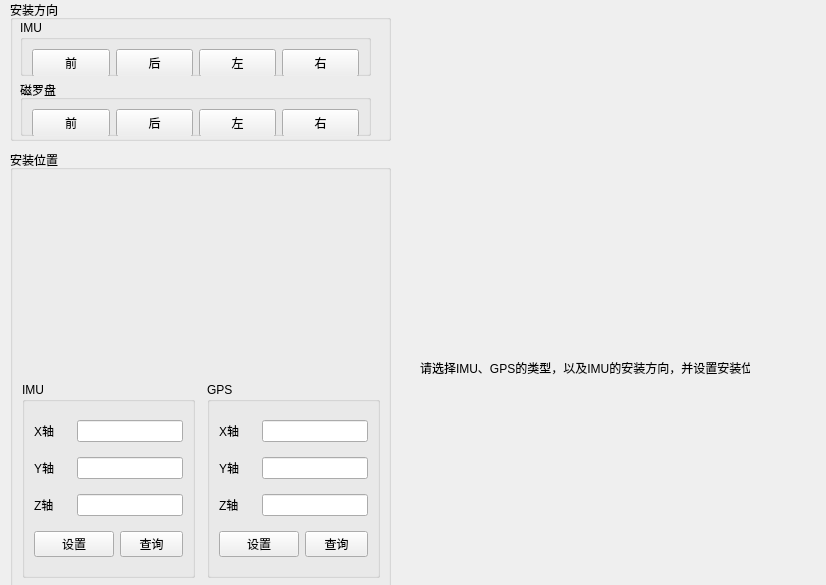
<?xml version="1.0" encoding="UTF-8"?>
<ui version="4.0">
 <class>QInstallWidget</class>
 <widget class="QWidget" name="QInstallWidget">
  <property name="geometry">
   <rect>
    <x>0</x>
    <y>0</y>
    <width>826</width>
    <height>585</height>
   </rect>
  </property>
  <property name="windowTitle">
   <string>Form</string>
  </property>
  <widget class="QLabel" name="label_31">
   <property name="geometry">
    <rect>
     <x>220</x>
     <y>492</y>
     <width>16</width>
     <height>16</height>
    </rect>
   </property>
   <property name="text">
    <string/>
   </property>
  </widget>
  <widget class="QGroupBox" name="groupBox">
   <property name="geometry">
    <rect>
     <x>10</x>
     <y>0</y>
     <width>381</width>
     <height>141</height>
    </rect>
   </property>
   <property name="title">
    <string>安装方向</string>
   </property>
   <widget class="QGroupBox" name="groupBox_8">
    <property name="geometry">
     <rect>
      <x>10</x>
      <y>20</y>
      <width>351</width>
      <height>56</height>
     </rect>
    </property>
    <property name="maximumSize">
     <size>
      <width>16777215</width>
      <height>56</height>
     </size>
    </property>
    <property name="font">
     <font>
      <pointsize>9</pointsize>
      <weight>50</weight>
      <italic>false</italic>
      <bold>false</bold>
      <underline>false</underline>
      <strikeout>false</strikeout>
      <stylestrategy>PreferDefault</stylestrategy>
     </font>
    </property>
    <property name="title">
     <string>IMU</string>
    </property>
    <layout class="QGridLayout" name="gridLayout_3">
     <item row="0" column="0">
      <widget class="QPushButton" name="pushButton__IMU_DIRSET_FRONT">
       <property name="minimumSize">
        <size>
         <width>0</width>
         <height>28</height>
        </size>
       </property>
       <property name="text">
        <string>前</string>
       </property>
       <property name="icon">
        <iconset resource="../qfi.qrc">
         <normaloff>:/qfi/images/go-up.svg</normaloff>:/qfi/images/go-up.svg</iconset>
       </property>
       <property name="iconSize">
        <size>
         <width>20</width>
         <height>20</height>
        </size>
       </property>
      </widget>
     </item>
     <item row="0" column="1">
      <widget class="QPushButton" name="pushButton__IMU_DIRSET_BEHIND">
       <property name="minimumSize">
        <size>
         <width>0</width>
         <height>28</height>
        </size>
       </property>
       <property name="text">
        <string>后</string>
       </property>
       <property name="icon">
        <iconset resource="../qfi.qrc">
         <normaloff>:/qfi/images/go-down.svg</normaloff>:/qfi/images/go-down.svg</iconset>
       </property>
       <property name="iconSize">
        <size>
         <width>20</width>
         <height>20</height>
        </size>
       </property>
      </widget>
     </item>
     <item row="0" column="2">
      <widget class="QPushButton" name="pushButton__IMU_DIRSET_LEFT">
       <property name="minimumSize">
        <size>
         <width>0</width>
         <height>28</height>
        </size>
       </property>
       <property name="text">
        <string>左</string>
       </property>
       <property name="icon">
        <iconset resource="../qfi.qrc">
         <normaloff>:/qfi/images/go-previous.svg</normaloff>:/qfi/images/go-previous.svg</iconset>
       </property>
       <property name="iconSize">
        <size>
         <width>20</width>
         <height>20</height>
        </size>
       </property>
      </widget>
     </item>
     <item row="0" column="3">
      <widget class="QPushButton" name="pushButton__IMU_DIRSET_RIGHT">
       <property name="minimumSize">
        <size>
         <width>0</width>
         <height>28</height>
        </size>
       </property>
       <property name="text">
        <string>右</string>
       </property>
       <property name="icon">
        <iconset resource="../qfi.qrc">
         <normaloff>:/qfi/images/go-next.svg</normaloff>:/qfi/images/go-next.svg</iconset>
       </property>
       <property name="iconSize">
        <size>
         <width>20</width>
         <height>20</height>
        </size>
       </property>
      </widget>
     </item>
    </layout>
   </widget>
   <widget class="QGroupBox" name="groupBox_14">
    <property name="geometry">
     <rect>
      <x>10</x>
      <y>80</y>
      <width>351</width>
      <height>56</height>
     </rect>
    </property>
    <property name="maximumSize">
     <size>
      <width>16777215</width>
      <height>56</height>
     </size>
    </property>
    <property name="title">
     <string>磁罗盘</string>
    </property>
    <layout class="QGridLayout" name="gridLayout_33">
     <item row="0" column="0">
      <widget class="QPushButton" name="pushButton__GPS_DIRSET_FRONT">
       <property name="minimumSize">
        <size>
         <width>0</width>
         <height>28</height>
        </size>
       </property>
       <property name="text">
        <string>前</string>
       </property>
       <property name="icon">
        <iconset resource="../qfi.qrc">
         <normaloff>:/qfi/images/go-up.svg</normaloff>:/qfi/images/go-up.svg</iconset>
       </property>
       <property name="iconSize">
        <size>
         <width>20</width>
         <height>20</height>
        </size>
       </property>
      </widget>
     </item>
     <item row="0" column="1">
      <widget class="QPushButton" name="pushButton__GPS_DIRSET_BEHIND">
       <property name="minimumSize">
        <size>
         <width>0</width>
         <height>28</height>
        </size>
       </property>
       <property name="text">
        <string>后</string>
       </property>
       <property name="icon">
        <iconset resource="../qfi.qrc">
         <normaloff>:/qfi/images/go-down.svg</normaloff>:/qfi/images/go-down.svg</iconset>
       </property>
       <property name="iconSize">
        <size>
         <width>20</width>
         <height>20</height>
        </size>
       </property>
      </widget>
     </item>
     <item row="0" column="2">
      <widget class="QPushButton" name="pushButton__GPS_DIRSET_LEFT">
       <property name="minimumSize">
        <size>
         <width>0</width>
         <height>28</height>
        </size>
       </property>
       <property name="text">
        <string>左</string>
       </property>
       <property name="icon">
        <iconset resource="../qfi.qrc">
         <normaloff>:/qfi/images/go-previous.svg</normaloff>:/qfi/images/go-previous.svg</iconset>
       </property>
       <property name="iconSize">
        <size>
         <width>20</width>
         <height>20</height>
        </size>
       </property>
      </widget>
     </item>
     <item row="0" column="3">
      <widget class="QPushButton" name="pushButton__GPS_DIRSET_RIGHT">
       <property name="minimumSize">
        <size>
         <width>0</width>
         <height>28</height>
        </size>
       </property>
       <property name="text">
        <string>右</string>
       </property>
       <property name="icon">
        <iconset resource="../qfi.qrc">
         <normaloff>:/qfi/images/go-next.svg</normaloff>:/qfi/images/go-next.svg</iconset>
       </property>
       <property name="iconSize">
        <size>
         <width>20</width>
         <height>20</height>
        </size>
       </property>
      </widget>
     </item>
    </layout>
   </widget>
  </widget>
  <widget class="QLabel" name="label_176">
   <property name="geometry">
    <rect>
     <x>420</x>
     <y>360</y>
     <width>330</width>
     <height>16</height>
    </rect>
   </property>
   <property name="text">
    <string>请选择IMU、GPS的类型，以及IMU的安装方向，并设置安装位置</string>
   </property>
  </widget>
  <widget class="QLabel" name="label_DEVICE">
   <property name="geometry">
    <rect>
     <x>400</x>
     <y>0</y>
     <width>411</width>
     <height>321</height>
    </rect>
   </property>
   <property name="text">
    <string/>
   </property>
   <property name="pixmap">
    <pixmap resource="../qfi.qrc">:/qfi/images/devicedir.png</pixmap>
   </property>
  </widget>
  <widget class="QGroupBox" name="groupBox_3">
   <property name="geometry">
    <rect>
     <x>10</x>
     <y>150</y>
     <width>381</width>
     <height>440</height>
    </rect>
   </property>
   <property name="minimumSize">
    <size>
     <width>0</width>
     <height>440</height>
    </size>
   </property>
   <property name="title">
    <string>安装位置</string>
   </property>
   <layout class="QGridLayout" name="gridLayout_7">
    <item row="1" column="2">
     <widget class="QGroupBox" name="groupBox_7">
      <property name="title">
       <string>GPS</string>
      </property>
      <layout class="QGridLayout" name="gridLayout_8">
       <item row="0" column="0">
        <widget class="QLabel" name="label_36">
         <property name="text">
          <string>X轴</string>
         </property>
        </widget>
       </item>
       <item row="0" column="1" colspan="2">
        <widget class="QLineEdit" name="lineEdit_GPS_POSSETX">
         <property name="alignment">
          <set>Qt::AlignRight|Qt::AlignTrailing|Qt::AlignVCenter</set>
         </property>
        </widget>
       </item>
       <item row="1" column="0">
        <widget class="QLabel" name="label_37">
         <property name="text">
          <string>Y轴</string>
         </property>
        </widget>
       </item>
       <item row="1" column="1" colspan="2">
        <widget class="QLineEdit" name="lineEdit_GPS_POSSETY">
         <property name="alignment">
          <set>Qt::AlignRight|Qt::AlignTrailing|Qt::AlignVCenter</set>
         </property>
        </widget>
       </item>
       <item row="2" column="0">
        <widget class="QLabel" name="label_38">
         <property name="text">
          <string>Z轴</string>
         </property>
        </widget>
       </item>
       <item row="2" column="1" colspan="2">
        <widget class="QLineEdit" name="lineEdit_GPS_POSSETZ">
         <property name="alignment">
          <set>Qt::AlignRight|Qt::AlignTrailing|Qt::AlignVCenter</set>
         </property>
        </widget>
       </item>
       <item row="3" column="0" colspan="2">
        <widget class="QPushButton" name="pushButton__GPS_POSSET">
         <property name="text">
          <string>设置</string>
         </property>
         <property name="icon">
          <iconset>
           <normaloff>:/images/set1.png</normaloff>:/images/set1.png</iconset>
         </property>
         <property name="iconSize">
          <size>
           <width>22</width>
           <height>22</height>
          </size>
         </property>
        </widget>
       </item>
       <item row="3" column="2">
        <widget class="QPushButton" name="pushButton__GPS_POSASK">
         <property name="text">
          <string>查询</string>
         </property>
         <property name="icon">
          <iconset>
           <normaloff>:/images/ask.png</normaloff>:/images/ask.png</iconset>
         </property>
         <property name="iconSize">
          <size>
           <width>22</width>
           <height>22</height>
          </size>
         </property>
        </widget>
       </item>
      </layout>
     </widget>
    </item>
    <item row="1" column="1">
     <spacer name="horizontalSpacer_2">
      <property name="orientation">
       <enum>Qt::Horizontal</enum>
      </property>
      <property name="sizeHint" stdset="0">
       <size>
        <width>40</width>
        <height>20</height>
       </size>
      </property>
     </spacer>
    </item>
    <item row="1" column="0">
     <widget class="QGroupBox" name="groupBox_6">
      <property name="title">
       <string>IMU</string>
      </property>
      <layout class="QGridLayout" name="gridLayout_9">
       <item row="0" column="0">
        <widget class="QLabel" name="label_33">
         <property name="text">
          <string>X轴</string>
         </property>
        </widget>
       </item>
       <item row="1" column="0">
        <widget class="QLabel" name="label_34">
         <property name="text">
          <string>Y轴</string>
         </property>
        </widget>
       </item>
       <item row="1" column="1" colspan="2">
        <widget class="QLineEdit" name="lineEdit__IMU_POSSETY">
         <property name="alignment">
          <set>Qt::AlignRight|Qt::AlignTrailing|Qt::AlignVCenter</set>
         </property>
        </widget>
       </item>
       <item row="2" column="0">
        <widget class="QLabel" name="label_35">
         <property name="text">
          <string>Z轴</string>
         </property>
        </widget>
       </item>
       <item row="2" column="1" colspan="2">
        <widget class="QLineEdit" name="lineEdit__IMU_POSSETZ">
         <property name="alignment">
          <set>Qt::AlignRight|Qt::AlignTrailing|Qt::AlignVCenter</set>
         </property>
        </widget>
       </item>
       <item row="3" column="0" colspan="2">
        <widget class="QPushButton" name="pushButton__IMU_POSSET">
         <property name="text">
          <string>设置</string>
         </property>
         <property name="icon">
          <iconset>
           <normaloff>:/images/set.png</normaloff>:/images/set.png</iconset>
         </property>
         <property name="iconSize">
          <size>
           <width>22</width>
           <height>22</height>
          </size>
         </property>
        </widget>
       </item>
       <item row="3" column="2">
        <widget class="QPushButton" name="pushButton_IMU_POSASK">
         <property name="text">
          <string>查询</string>
         </property>
         <property name="icon">
          <iconset>
           <normaloff>:/images/ask.png</normaloff>:/images/ask.png</iconset>
         </property>
         <property name="iconSize">
          <size>
           <width>22</width>
           <height>22</height>
          </size>
         </property>
        </widget>
       </item>
       <item row="0" column="1" colspan="2">
        <widget class="QLineEdit" name="lineEdit__IMU_POSSETX">
         <property name="layoutDirection">
          <enum>Qt::LeftToRight</enum>
         </property>
         <property name="alignment">
          <set>Qt::AlignRight|Qt::AlignTrailing|Qt::AlignVCenter</set>
         </property>
        </widget>
       </item>
      </layout>
     </widget>
    </item>
    <item row="0" column="0" colspan="3">
     <widget class="QLabel" name="label_32">
      <property name="text">
       <string/>
      </property>
      <property name="textFormat">
       <enum>Qt::PlainText</enum>
      </property>
      <property name="pixmap">
       <pixmap resource="../qfi.qrc">:/qfi/images/devicepos.png</pixmap>
      </property>
      <property name="scaledContents">
       <bool>true</bool>
      </property>
     </widget>
    </item>
   </layout>
  </widget>
 </widget>
 <resources>
  <include location="../qfi.qrc"/>
 </resources>
 <connections/>
</ui>
